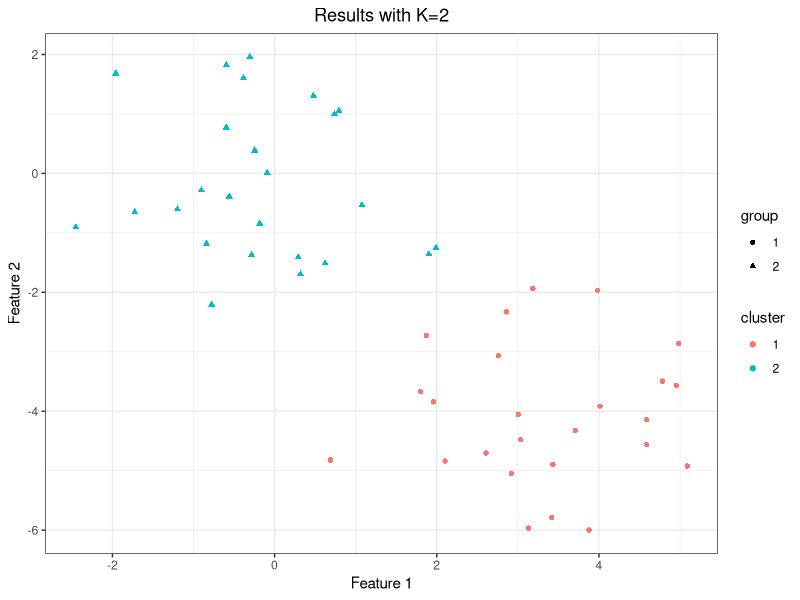
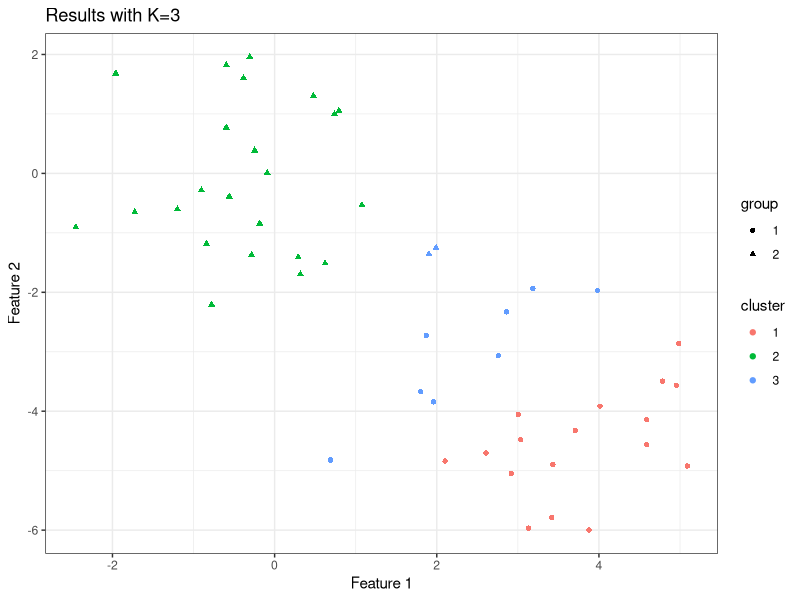

Here is the R script that generated these plots, in order:
## ---- chunk 1
knitr::opts_chunk$set(echo = TRUE)
## ---- chunk 2
x1 = c(5.1,3.5,1.3,0.2)
x2 = c(4.9,3.0,1.4,0.2)
x3 = c(4.7,3.2,1.3,0.2)

sqrt(sum((x1-x2)^2))
sqrt(sum((x1-x3)^2))
## ---- chunk 3
set.seed(2)
x = matrix(rnorm(50*2), ncol=2)
x[1:25,1] = x[1:25, 1] + 3
x[1:25, 2] = x[1:25, 2] -4
#create a dataset split into two clusters by changing mean vectors of 25 obs. at a time.
## ---- chunk 4
km.out=kmeans(x,2,nstart=20)
km.out
# create new data.frame with "group" and "cluster"
y = data.frame(x); colnames(y)=c("X1","X2")
y$group = factor(rep(c(1,2),each=25))
y$cluster=factor(km.out$cluster)
library(ggplot2)
p = ggplot(y,aes(X1,X2)) + geom_point(aes(shape=group,color=cluster)) + xlab("Feature 1")+ylab("Feature 2") + ggtitle("Results with K=2")+theme_bw() + theme(plot.title = element_text(hjust = 0.5))
p
## ---- chunk 5
set.seed(4)
km.out3 =kmeans(x,3,nstart=20)
# show the 3 centroids
km.out3$centers
# create new data.frame with "group" and "cluster"
y = data.frame(x); colnames(y)=c("X1","X2")
y$group = factor(rep(c(1,2),each=25))
y$cluster=factor(km.out3$cluster)
p = ggplot(y,aes(X1,X2))+geom_point(aes(shape=group,color=cluster))+xlab("Feature 1")+ylab("Feature 2")+ggtitle("Results with K=3")+theme_bw()
p
## ---- chunk 6
set.seed(3)
km.out = kmeans(x, 3, nstart = 1)
km.out=kmeans(x,3,nstart=1)
km.out$tot.withinss
km.out=kmeans(x,3,nstart=20)
km.out$tot.withinss
